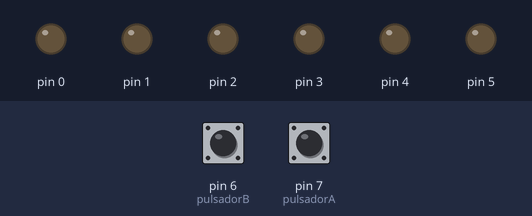
The sketch below on a simulated Arduino Uno, built with avr-gcc and run on an emulated ATmega328P. Shown: output pins drawn as LEDs (lit = HIGH). The test bench sets the inputs (shaded band); at power-on: pin 6 (pulsadorB) LOW, pin 7 (pulsadorA) LOW.

Above: at 1.2 s.
1.3 s: pin 6 (pulsadorB) pulled HIGH for 0.15 s
At 2.2 s:
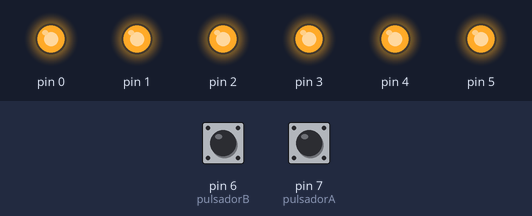
2.9 s: pin 6 (pulsadorB) pulled HIGH for 1 s
At 4.7 s:
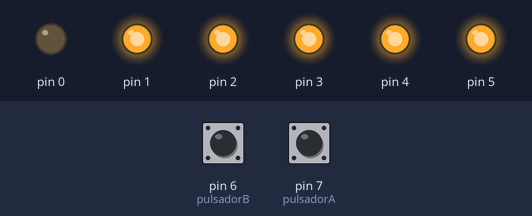
5.4 s: pin 6 (pulsadorB) pulled HIGH for 0.15 s
At 6.6 s:
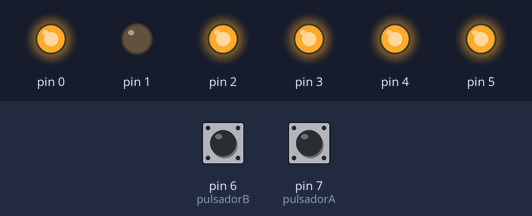
7.0 s: pin 6 (pulsadorB) pulled HIGH for 3.2 s
At 10.8 s:
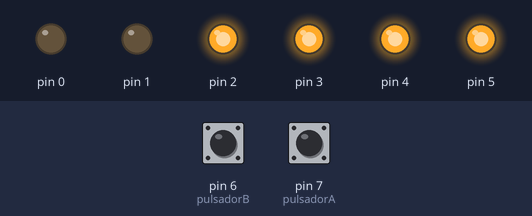
11.7 s: pin 6 (pulsadorB) pulled HIGH for 0.15 s
At 12.6 s:
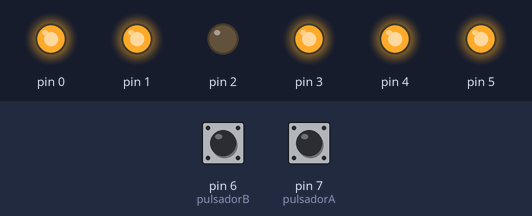
13.3 s: pin 6 (pulsadorB) pulled HIGH for 1 s
At 15.0 s:
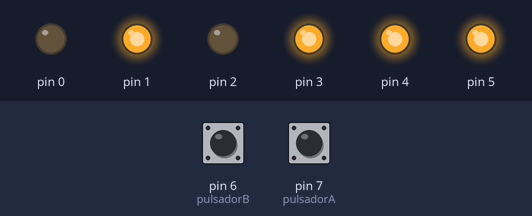
Timing chart, 0 to 16.5 s (numbered marks = the images above; inputs shaded):
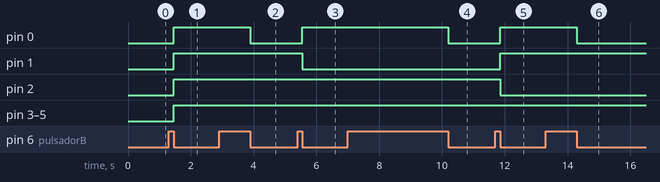

Measured:
- after the input at 1.3 s, pin 0–5: LOW → HIGH after 0.15 s
- after the input at 2.9 s, pin 0: HIGH → LOW after 1.0 s
- after the input at 5.4 s, pin 0: LOW → HIGH after 0.15 s; pin 1: HIGH → LOW after 0.15 s
- after the input at 7.0 s, pin 0: HIGH → LOW after 3.2 s
- after the input at 11.7 s, pin 0, pin 1: LOW → HIGH after 0.15 s; pin 2: HIGH → LOW after 0.15 s
- after the input at 13.3 s, pin 0: HIGH → LOW after 1.0 s

The sketch:

PULSADOR_ENCODER.ino
```cpp
int pulsadorA = 7;
int pulsadorB = 6;
int A = 0;
int B = 0;
int contador = 0;

void setup(){
  pinMode(pulsadorA, INPUT);
  pinMode(pulsadorB, INPUT);
  DDRD = B00111111;}

void loop(){
comienzo:
  A = digitalRead(pulsadorA);
  B = digitalRead(pulsadorB);

  if (A == HIGH){
volverA:
    A = digitalRead(pulsadorA);
     if(A == LOW){
       cuenta_ascendente();
       delay(10);
       goto comienzo;}
     delay(10);
     goto volverA;}

  if (B == HIGH){
volverB:
   B = digitalRead(pulsadorB);
     if(B == LOW){
       cuenta_descendente();
       delay(10);
       goto comienzo;}
     delay(10);
     goto volverB;}}

void cuenta_ascendente(){
  contador++;
  PORTD = contador;
  if (contador == 9){
   contador = 0;}}

void cuenta_descendente(){
  contador--;
  PORTD = contador;
  if (contador == 1){
   contador = 10;}}
```
